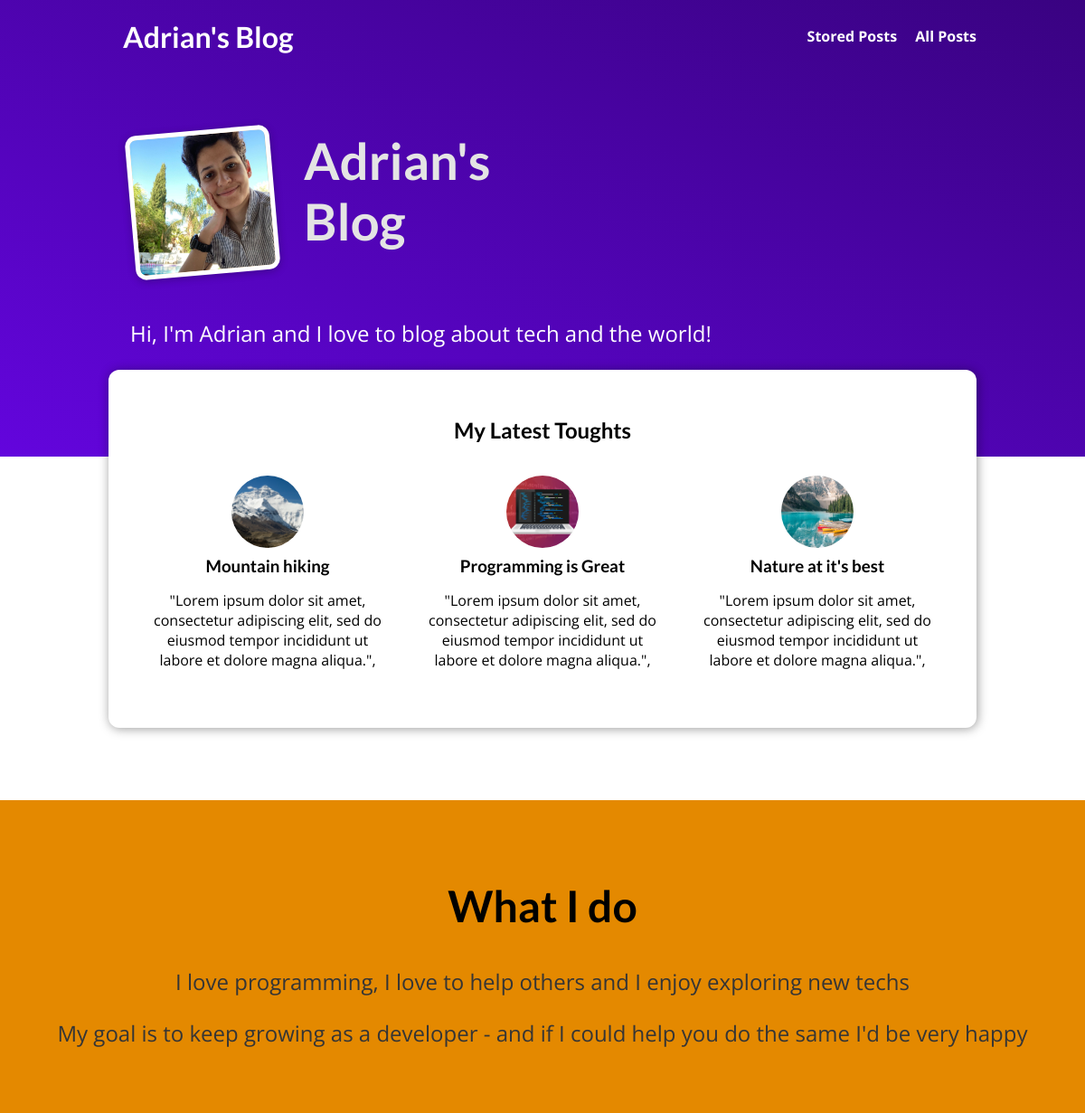
The page / on the database its author committed.
### blog/models.py (models this page shows, shortened)
class Posts(models.Model):
    author = models.ForeignKey(Author, on_delete=models.SET_NULL, related_name="posts", null=True)
    date = models.DateField(auto_now=True)
    title = models.CharField(max_length=100)
    summery = models.CharField(max_length=300)
    text = models.TextField(validators=[MinLengthValidator(10)])
    image = models.ImageField(upload_to ='posts', null=True)
    slug = models.SlugField(db_index=True, unique=True)
    tag = models.ManyToManyField(Tag)
    def get_absolute_url(self):
        return reverse("detailed_post", args=[self.slug])
    class Meta:
        verbose_name_plural = "posts"

### blog/views.py (the view)
# urls.py: path("", views.index, name="index"),
def index(request):
    latest_posts = posts.order_by("-date")[:3]
    return render(request, "blog/index.html", {"posts": latest_posts})

### blog/templates/blog/index.html (shortened to what this page needs)
{% extends "base.html" %}
{% load static %}
{% block css %}
    <link rel="stylesheet" href="{% static "blog/post.css" %}">
    <link rel="stylesheet" href="{% static "blog/index.css" %}">
{% endblock %}
{% block content %}
<section id="welcome">
    <header>
        <img src="{% static "blog/images/me.jpg" %}" alt="Adrian - The Author Of This Blog">
        <h2>
            Adrian's Blog
        </h2>
    </header>
    <p>
        Hi, I'm Adrian and I love to blog about tech and the world!
    </p>
</section>
<section id="latest-posts">
    <h2>
        My Latest Toughts
    </h2>
    <ul>
    {% for post in posts %}
        {% include "blog/includes/post.html" %}
    {% endfor %}
    </ul>
</section>
<section id="about">
    <h2>What I do</h2>
    <p>I love programming, I love to help others and I enjoy exploring new techs</p>
    <p>My goal is to keep growing as a developer - and if I could help you do the same I'd be very happy</p>
</section>
{% endblock %}

### blog/templates/blog/includes/post.html
 <li>
    <article class="post">
        <a href="{{post.get_absolute_url}}">
            <img src="{{ post.image.url }}" alt="{{post.title}}">
            <div class="post__content">
                <h3>{{post.title}}</h3>
                <p>{{post.summery}}</p>
            </div>
        </a>
    </article>
</li>

### static/styles.css (style rules this page uses)
* { box-sizing: border-box; }
html { font-family: 'Open Sans', 'Lato', sans-serif; }
body { margin: 0; }
h1, h2, h3 { font-family: 'Lato', sans-serif; font-weight: bold; }

### blog/static/blog/post.css (style rules this page uses)
.post { display: flex; flex-direction: column; align-items: center; text-align: center; }
.post a { text-decoration: none; color: black; transition: all 0.2s ease; padding: 1rem; }
.post img { width: 5rem; height: 5rem; object-fit: cover; border-radius: 50%; }
.post h3 { margin: 0.25rem 0; }

### blog/static/blog/index.css (style rules this page uses)
#welcome { background: linear-gradient(to right top, #6305dd, #390281); padding: 6rem 12%; }
#welcome header { display: flex; align-items: flex-start; margin: 3rem auto; }
#welcome img { width: 10rem; height: 10rem; object-fit: cover; object-position: top; border: 5px solid white; border-radius: 12px; background-color: #ffe1bf; transform: rotateZ(-5deg); box-shadow: 0 2px 8px rgba(0, 0, 0, 0.25); }
#welcome h2 { font-size: 3.5rem; margin: 0 0 0 2rem; color: #e4e4e4; width: 10rem; }
#welcome p { color: white; font-size: 1.5rem; }
#latest-posts { background-color: white; padding: 2rem; border-radius: 12px; width: 60rem; margin: -6rem auto 2rem auto; box-shadow: 1px 1px 12px rgba(0, 0, 0, 0.4); }
#latest-posts h2 { text-align: center; }
#latest-posts ul { list-style: none; margin: 0; padding: 0; display: flex; gap: 1rem; }
#latest-posts li { flex: 1; }
#about { text-align: center; padding: 3rem; background-color: #e48900; margin-top: 5rem; }
#about h2 { font-size: 3rem; }
#about p { font-size: 1.5rem; color: #353535; }

### rows shown on the page
Posts: image (picture), title "Mountain hiking", summery "\"Lorem ipsum dolor sit amet, consectetur adipiscing elit, sed do eiusmod tempor incididunt ut labore et dolore magna aliqua.\","
Posts: image (picture), title "Programming is Great", summery "\"Lorem ipsum dolor sit amet, consectetur adipiscing elit, sed do eiusmod tempor incididunt ut labore et dolore magna aliqua.\","
Posts: image (picture), title "Nature at it's best", summery "\"Lorem ipsum dolor sit amet, consectetur adipiscing elit, sed do eiusmod tempor incididunt ut labore et dolore magna aliqua.\","
